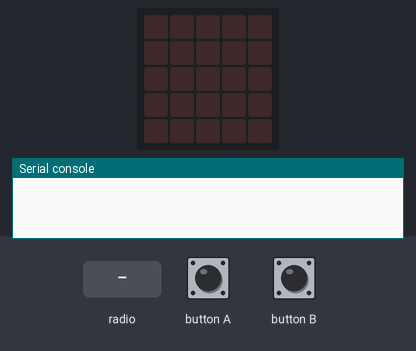
The program below on a simulated BBC micro:bit running MicroPython. Shown: the board's 5×5 LED display, the last lines printed to the serial console. The inputs (shaded band) are chosen by the test bench. Random numbers come from a fixed seed; no radio messages arrive unless stated (any console line starting 'radio sent:' is added by the test bench).

Above: at 5.0 s.
5.1 s: button A pressed for 0.15 s
At 7.8 s:
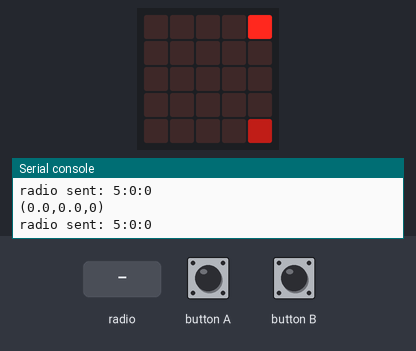
8.1 s: button B pressed for 0.15 s
At 9.9 s:
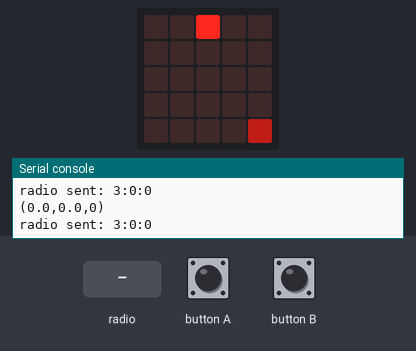
10.6 s: button B pressed for 1 s
At 12.8 s:
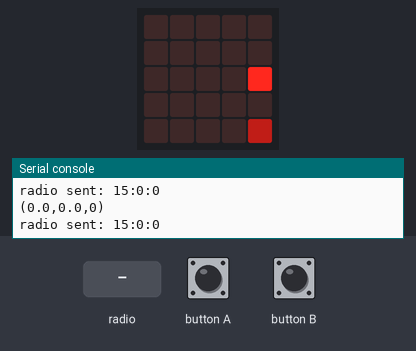
13.1 s: radio message "3" arrives
At 13.5 s:
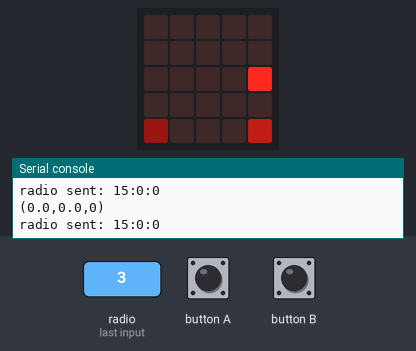
15.1 s: button B pressed for 0.15 s
At 16.5 s:
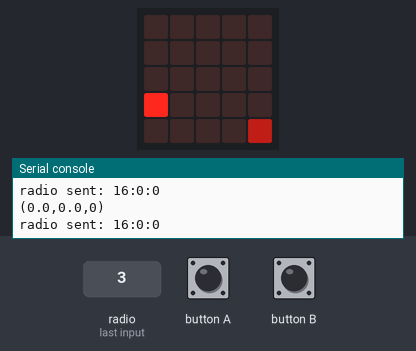
17.6 s: button B pressed for 3.2 s
At 19.6 s:
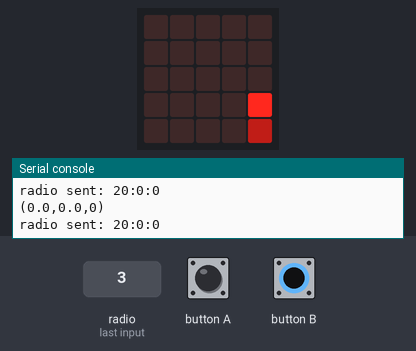
Timing chart, 0 to 21.1 s (numbered marks = the images above; inputs shaded):
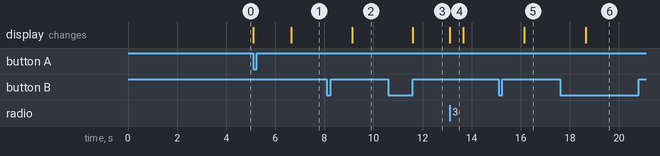

The program:

multinode_v0.py
```python
# (licence header left out)
from microbit import *
import radio as ro
import utime as ut
import random as rn
from microbit import display as di

class Comm():
	def __init__(self):
		self.sid = 0
		self.ack = "~"
		self.txc = 0#tx_cnt
		self.rxc = 0#rx_cnt
		self.txnc = 0#tx_new_cnt
		self.rxnc = 0#rx_new_cnt
		self.ackc = 0#ack_cnt
		self.uids = [] #used_ids
		self.uidsn = [] #used_ids_next
		self.ackd = False#ack_received
		ro.config(queue=6,address=0x75626972,channel=4,data_rate=ro.RATE_1MBIT)
		ro.on()
		sleep(100)
	def tx(self,did,value):
		self.txc += 1
		tx_txt = "%i:%i:%s" %(self.sid,did,str(value))
		ro.send(tx_txt)
		self.leds(1,self.txc)
	def gnid(self,used_ids):#get_new_id
		while True:
			id = rn.randint(1, 20)
			if not id in used_ids:
				break
		return id

	def wait_start(self):
		while True:
			if button_a.was_pressed():
				di.show("F")
				self.uids = self.find_used_ids()
				self.sid = self.gnid(self.uids)
				self.show_id()
				break
	def show_id(self):
		di.clear()
		sid = self.sid - 1
		di.set_pixel(sid%5,int(sid/5),9)
		for id in self.uids:
			if id>0:
				uid = id - 1
				di.set_pixel(uid%5,int(uid/5),5)
	def find_used_ids(self):
		used_ids=[]
		t_s = ut.ticks_us()

		while True: # start current measurement
			t_now = ut.ticks_us()
			t_use = ut.ticks_diff(t_now,t_s)
			if 1500000 - t_use <0: # 1.5s
				#di.show("W")
				break
			incoming = ro.receive()
			if incoming:
				items = incoming.split(":")
				if len(items)==3:
					did = int(items[1])
					if not (did in used_ids):
						used_ids.append(did)
		return used_ids

	def leds(self,part,value):#pixel_debug
		if part==1: # 1 LED at bottom-right
			value = value *3 % 10
			di.set_pixel(4, 4, value)
		else: #4 LED
			value = value % 40
			for i in range(4):
				if value >=9:
					di.set_pixel(i, 4, 9)
				elif value<0:
					di.set_pixel(i, 4, 0)
				else:
					di.set_pixel(i, 4, value)
				value -=10

	def bi_tran(self):
		cur_num_tx = 0
		self.wait_start()

		while True:
			self.rxc = 0
			self.rxnc = 0
			self.txc = 0
			self.txnc = 0
			self.ackc = 0
			tp = 1 #test_period s
			t_tick = int(tp * 1000000)

			t_s = ut.ticks_us()
			t_l = t_s

			#broadcast device exist every test period
			self.tx(0,str(0))
			# rate target hz
			rate_target = rn.randint(1, 100)
			send_tick = int(t_tick/rate_target)


			while True: # start current measurement
				t_now = ut.ticks_us()
				t_use = ut.ticks_diff(t_now,t_s)
				if t_tick - t_use <0: # 10s
					self.uids = self.uidsn
					self.show_id()
					self.uidsn = []
					break

				t_last = ut.ticks_diff(t_now,t_l)
				if send_tick - t_last <0: # should send
					t_l = t_now
					if self.ackd:
						cur_num_tx = cur_num_tx+1
					self.ackd = False
					if len(self.uids)>0:
						index = rn.randint(0, len(self.uids)-1)
						did = self.uids[index]
						self.tx(did,cur_num_tx)
						self.txnc += 1

				incoming = ro.receive()
				if incoming:
					self.rxc+=1
					items = incoming.split(":")
					if len(items)==3:

						sid,did,value = items
						sid = int(sid)
						did = int(did)
						if not sid in self.uids:
							self.uids.append(sid)
							self.show_id()

						if not sid in self.uidsn:
							self.uidsn.append(sid)

						if sid == self.sid: # sid collision
							self.sid = self.gnid(self.uids)
							self.show_id()

						if did == self.sid:
							if value == self.ack:
								self.ackd = True
								self.ackc += 1
							else:
								self.rxnc += 1
								self.tx(sid,self.ack)
							#ro.send ("%i:%i:%s"%(self.sid,sid,self.ack))

					self.leds(0,self.rxc)
				if button_b.was_pressed(): # test sid collision
					if len(self.uids)>0:
						self.sid = self.uids[0]
					else:
						self.sid = rn.randint(1, 20)
					break
			tx_rate = float(self.txnc)/tp
			rx_rate = float(self.rxnc)/tp
			str_output = "(%.1f,%.1f,%i)" %(tx_rate, rx_rate, self.txnc - self.ackc)

			print(str_output)

comm = Comm()
comm.bi_tran()
```

Measured:
- after the input at 5.1 s, the display: first changes at once (image 1 shows a later state)
- after the input at 8.1 s, the display: changes after 1.0 s (image 2)
- after the input at 10.6 s, the display: first changes after 1.0 s (image 3 shows a later state)
- after the input at 13.1 s, the display: changes at once (image 4)
- after the input at 15.1 s, the display: changes after 1.0 s (image 5)
- after the input at 17.6 s, the display: changes after 1.0 s (image 6)
- what the display in image 4 shows lasts 0.6 s, from 13.1 s to 13.7 s
